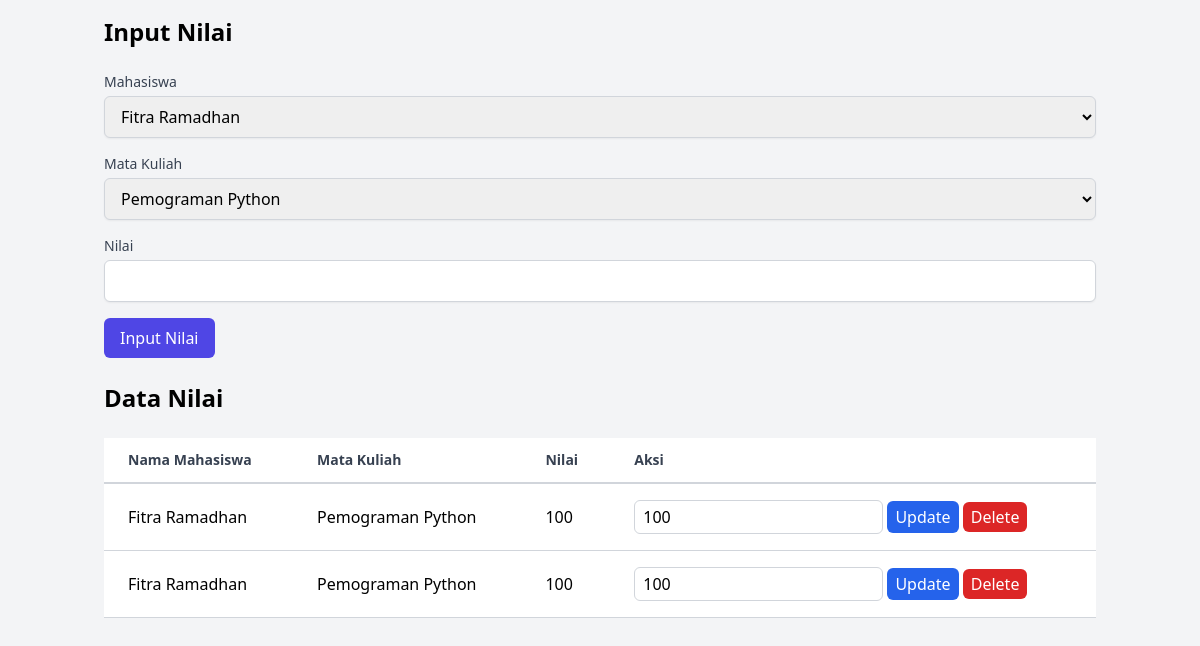
The app's page /pages/dosen/input_nilai.php (signed in) with its own data.
### tables this page shows
CREATE TABLE `nilai` (
  `id` int(11) NOT NULL,
  `mahasiswa_id` int(11) DEFAULT NULL,
  `mata_kuliah_id` int(11) DEFAULT NULL,
  `nilai` varchar(3) DEFAULT NULL
);

CREATE TABLE `mahasiswa` (
  `id` int(11) NOT NULL,
  `nama_mahasiswa` varchar(100) NOT NULL,
  `prodi_id` int(11) DEFAULT NULL
);

CREATE TABLE `mata_kuliah` (
  `id` int(11) NOT NULL,
  `nama_matkul` varchar(100) NOT NULL,
  `prodi_id` int(11) DEFAULT NULL,
  `dosen_id` int(11) DEFAULT NULL
);

### pages/dosen/input_nilai.php (the view, shortened to what this page needs)
<?php
include '../../includes/db.php';
$mahasiswa_result = $pdo->query("SELECT * FROM mahasiswa")->fetchAll();
$matkul_result = $pdo->query("SELECT * FROM mata_kuliah")->fetchAll();
$nilai_result = $pdo->query("
    SELECT nilai.id, mahasiswa.nama_mahasiswa, mata_kuliah.nama_matkul, nilai.nilai
    FROM nilai
    JOIN mahasiswa ON nilai.mahasiswa_id = mahasiswa.id
    JOIN mata_kuliah ON nilai.mata_kuliah_id = mata_kuliah.id
")->fetchAll();
?>
<!DOCTYPE html>
<html lang="en">
<head>
    <link href="https://cdn.jsdelivr.net/npm/tailwindcss@2.2.19/dist/tailwind.min.css" rel="stylesheet">
</head>
<body class="bg-gray-100">
    <div class="container mx-auto p-4">
        <h1 class="text-2xl font-bold mb-6">Input Nilai</h1>
        <form method="POST" class="mb-6">
            <div class="mb-4">
                <label for="mahasiswa_id" class="block text-sm font-medium text-gray-700">Mahasiswa</label>
                <select name="mahasiswa_id" id="mahasiswa_id" class="mt-1 block w-full px-3 py-2 border border-gray-300 rounded-md shadow-sm focus:outline-none focus:ring-indigo-500 focus:border-indigo-500" required>
                    <?php foreach ($mahasiswa_result as $row): ?>
                        <option value="<?php echo htmlspecialchars($row['id']); ?>"><?php echo htmlspecialchars($row['nama_mahasiswa']); ?></option>
                    <?php endforeach; ?>
                </select>
            </div>
            <div class="mb-4">
                <label for="mata_kuliah_id" class="block text-sm font-medium text-gray-700">Mata Kuliah</label>
                <select name="mata_kuliah_id" id="mata_kuliah_id" class="mt-1 block w-full px-3 py-2 border border-gray-300 rounded-md shadow-sm focus:outline-none focus:ring-indigo-500 focus:border-indigo-500" required>
                    <?php foreach ($matkul_result as $row): ?>
                        <option value="<?php echo htmlspecialchars($row['id']); ?>"><?php echo htmlspecialchars($row['nama_matkul']); ?></option>
                    <?php endforeach; ?>
                </select>
            </div>
            <div class="mb-4">
                <label for="nilai" class="block text-sm font-medium text-gray-700">Nilai</label>
                <input type="text" name="nilai" id="nilai" class="mt-1 block w-full px-3 py-2 border border-gray-300 rounded-md shadow-sm focus:outline-none focus:ring-indigo-500 focus:border-indigo-500" required>
            </div>
            <button type="submit" name="create" class="bg-indigo-600 text-white py-2 px-4 rounded-md hover:bg-indigo-700 focus:outline-none focus:ring-2 focus:ring-indigo-500 focus:ring-offset-2">Input Nilai</button>
        </form>
        <h2 class="text-2xl font-bold mb-6">Data Nilai</h2>
        <table class="min-w-full bg-white">
            <thead>
                <tr>
                    <th class="px-6 py-3 border-b-2 border-gray-300 text-left text-sm font-semibold text-gray-700">Nama Mahasiswa</th>
                    <th class="px-6 py-3 border-b-2 border-gray-300 text-left text-sm font-semibold text-gray-700">Mata Kuliah</th>
                    <th class="px-6 py-3 border-b-2 border-gray-300 text-left text-sm font-semibold text-gray-700">Nilai</th>
                    <th class="px-6 py-3 border-b-2 border-gray-300 text-left text-sm font-semibold text-gray-700">Aksi</th>
                </tr>
            </thead>
            <tbody>
                <?php foreach ($nilai_result as $row): ?>
                    <tr>
                        <td class="px-6 py-4 border-b border-gray-300"><?php echo htmlspecialchars($row['nama_mahasiswa']); ?></td>
                        <td class="px-6 py-4 border-b border-gray-300"><?php echo htmlspecialchars($row['nama_matkul']); ?></td>
                        <td class="px-6 py-4 border-b border-gray-300"><?php echo htmlspecialchars($row['nilai']); ?></td>
                        <td class="px-6 py-4 border-b border-gray-300">
                            <form method="POST" class="inline">
                                <input type="text" name="nilai" value="<?php echo htmlspecialchars($row['nilai']); ?>" class="px-2 py-1 border border-gray-300 rounded-md">
                                <button type="submit" name="update" class="bg-blue-600 text-white py-1 px-2 rounded-md hover:bg-blue-700">Update</button>
                            </form>
                            <a href="?delete=<?php echo htmlspecialchars($row['id']); ?>" class="bg-red-600 text-white py-1 px-2 rounded-md hover:bg-red-700" onclick="return confirm('Apakah Anda yakin ingin menghapus?')">Delete</a>
                        </td>
                    </tr>
                <?php endforeach; ?>
            </tbody>
        </table>
    </div>
</body>
</html>

### records on screen
nilai: mahasiswa.nama_mahasiswa "Fitra Ramadhan", mata_kuliah.nama_matkul "Pemograman Python", nilai "100"
nilai: mahasiswa.nama_mahasiswa "Fitra Ramadhan", mata_kuliah.nama_matkul "Pemograman Python", nilai "100"

### other values on screen
form field mahasiswa_id "Fitra Ramadhan"
form field mata_kuliah_id "Pemograman Python"
